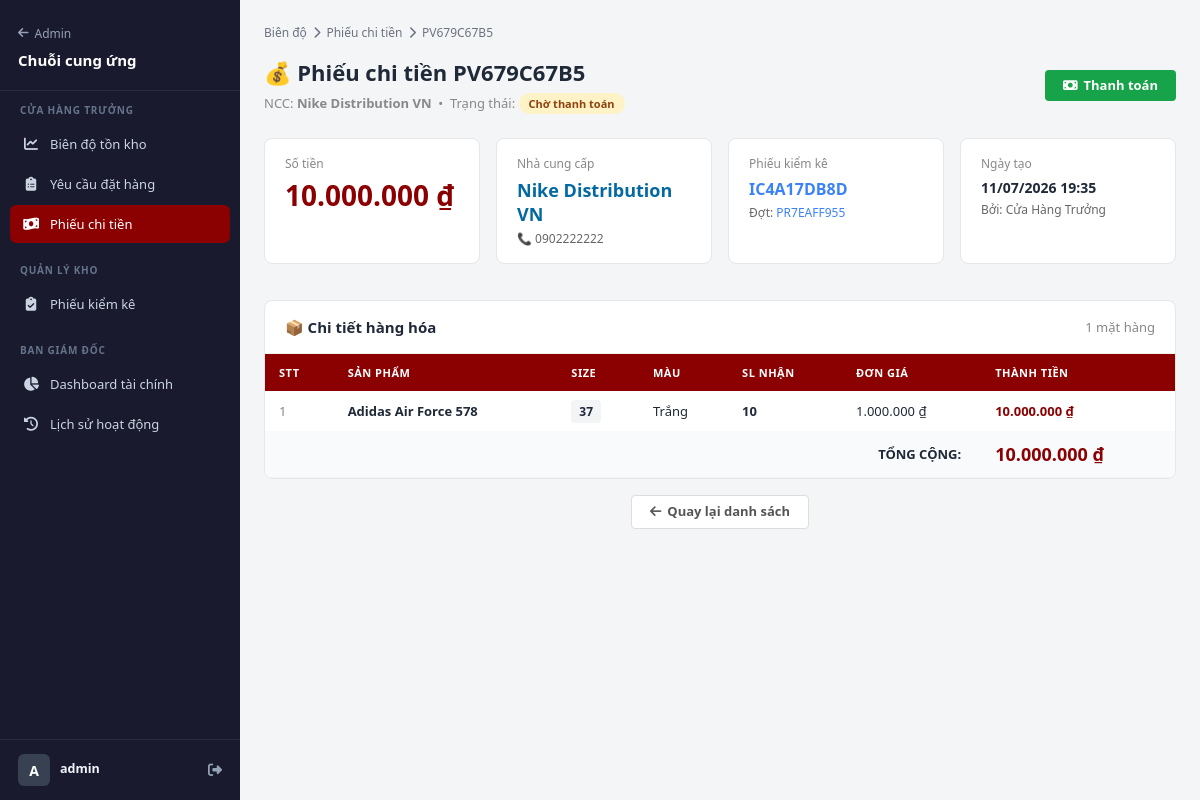
The page /supply/payment-vouchers/10/ (signed in) on the database as committed earlier.
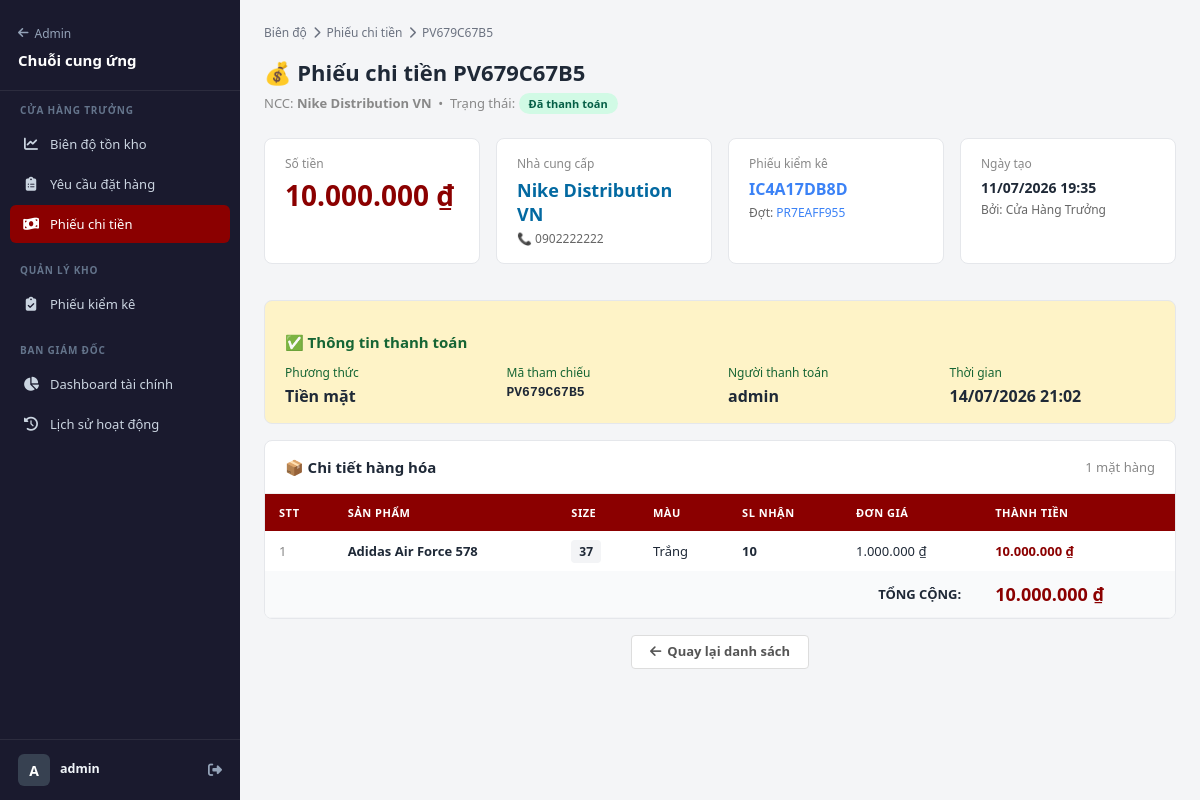
The same page on the database as committed later.
### apps/products/supply_models.py (models this page shows, shortened)
class PaymentVoucher(models.Model):
    class Status(models.TextChoices):
        PENDING  = 'pending',  'Chờ thanh toán'
        PAID     = 'paid',     'Đã thanh toán'
        CANCELLED = 'cancelled', 'Đã hủy'
    inventory_check  = models.OneToOneField(
        InventoryCheck, on_delete=models.CASCADE,
        related_name='payment_voucher', verbose_name='Phiếu kiểm kê'
    )
    code             = models.CharField(max_length=20, unique=True, blank=True, verbose_name='Mã phiếu chi')
    supplier         = models.ForeignKey(Supplier, on_delete=models.CASCADE, verbose_name='Nhà cung cấp')
    amount           = models.DecimalField(max_digits=15, decimal_places=0, verbose_name='Số tiền')
    status           = models.CharField(max_length=20, choices=Status.choices, default=Status.PENDING)
    payment_method   = models.CharField(max_length=100, blank=True, verbose_name='Phương thức thanh toán')
    payment_ref      = models.CharField(max_length=200, blank=True, verbose_name='Mã tham chiếu')
    created_by       = models.ForeignKey(
        settings.AUTH_USER_MODEL, on_delete=models.SET_NULL,
        null=True, blank=True, related_name='created_payment_vouchers'
    )
    paid_by          = models.ForeignKey(
        settings.AUTH_USER_MODEL, on_delete=models.SET_NULL,
        null=True, blank=True, related_name='paid_payment_vouchers',
        verbose_name='Người thanh toán'
    )
    paid_at          = models.DateTimeField(null=True, blank=True, verbose_name='Thời gian thanh toán')
    note             = models.TextField(blank=True, verbose_name='Ghi chú')
    created_at       = models.DateTimeField(auto_now_add=True)
    updated_at       = models.DateTimeField(auto_now=True)
    class Meta:
        verbose_name = 'Phiếu chi tiền NCC'
        verbose_name_plural = 'Phiếu chi tiền NCC'
        ordering = ['-created_at']

class Supplier(models.Model):
    name         = models.CharField(max_length=200, verbose_name='Tên NCC')
    contact_name = models.CharField(max_length=100, blank=True, verbose_name='Người liên hệ')
    phone        = models.CharField(max_length=20, blank=True)
    email        = models.EmailField(blank=True)
    address      = models.TextField(blank=True)
    note         = models.TextField(blank=True)
    is_active    = models.BooleanField(default=True)
    user         = models.OneToOneField(
        settings.AUTH_USER_MODEL, on_delete=models.SET_NULL,
        null=True, blank=True, related_name='supplier_profile',
        verbose_name='Tài khoản đăng nhập NCC',
    )
    created_at   = models.DateTimeField(auto_now_add=True)
    class Meta:
        verbose_name = 'Nhà cung cấp'
        verbose_name_plural = 'Nhà cung cấp'
        ordering = ['name']

class InventoryCheck(models.Model):
    class Status(models.TextChoices):
        PENDING   = 'pending',   'Chờ kiểm tra'
        CHECKING  = 'checking',  'Đang kiểm'
        COMPLETED = 'completed', 'Hoàn thành'
        APPROVED  = 'approved',  'Đã duyệt'
        REJECTED  = 'rejected',  'Từ chối'
    purchase_request = models.OneToOneField(
        PurchaseRequest, on_delete=models.CASCADE,
        related_name='inventory_check', verbose_name='Đợt đặt hàng'
    )
    code             = models.CharField(max_length=20, unique=True, blank=True, verbose_name='Mã phiếu')
    status           = models.CharField(max_length=20, choices=Status.choices, default=Status.PENDING)
    checker          = models.ForeignKey(
        settings.AUTH_USER_MODEL, on_delete=models.SET_NULL,
        null=True, blank=True, related_name='inventory_checks',
        verbose_name='Người kiểm kê'
    )
    checked_at       = models.DateTimeField(null=True, blank=True, verbose_name='Thời gian kiểm')
    approved_by      = models.ForeignKey(
        settings.AUTH_USER_MODEL, on_delete=models.SET_NULL,
        null=True, blank=True, related_name='approved_inventory_checks',
        verbose_name='Người duyệt'
    )
    approved_at      = models.DateTimeField(null=True, blank=True, verbose_name='Thời gian duyệt')
    note             = models.TextField(blank=True, verbose_name='Ghi chú chung')
    rejection_reason = models.TextField(blank=True, verbose_name='Lý do từ chối')
    total_amount     = models.DecimalField(
        max_digits=15, decimal_places=0, default=0,
        verbose_name='Tổng tiền thanh toán'
    )
    created_at       = models.DateTimeField(auto_now_add=True)
    updated_at       = models.DateTimeField(auto_now=True)
    class Meta:
        verbose_name = 'Phiếu kiểm kê'
        verbose_name_plural = 'Phiếu kiểm kê'
        ordering = ['-created_at']
        permissions = [
            ('can_check_inventory', 'Có thể kiểm kê hàng'),
            ('can_approve_inventory', 'Có thể duyệt phiếu kiểm kê'),
        ]

class PurchaseRequest(models.Model):
    class Status(models.TextChoices):
        DRAFT       = 'draft',       'Bản nháp'
        SENT        = 'sent',        'Đã gửi NCC'
        QUOTED      = 'quoted',      'NCC đã báo giá'
        APPROVED    = 'approved',    'Đã duyệt NCC'           # Phiếu kiểm kê được tạo tự động
        SHIPPED     = 'shipped',     'NCC đã giao hàng'       # (Deprecated - không dùng nữa)
        IN_CHECKING = 'in_checking', 'Đang kiểm kê'
        CHECKED     = 'checked',     'Đã kiểm kê'             # Đã duyệt phiếu kiểm kê, đã cộng kho
        RECEIVED    = 'received',    'Đã nhận hàng & thanh toán'
        CANCELLED   = 'cancelled',   'Đã hủy'
    code       = models.CharField(max_length=20, unique=True, blank=True)
    title      = models.CharField(max_length=200, default='Đợt thu mua bổ sung tồn kho')
    status     = models.CharField(max_length=20, choices=Status.choices, default=Status.DRAFT)
    note       = models.TextField(blank=True)
    created_by = models.ForeignKey(
        settings.AUTH_USER_MODEL, on_delete=models.SET_NULL,
        null=True, blank=True, related_name='purchase_requests',
    )
    suppliers  = models.ManyToManyField(
        Supplier, blank=True, verbose_name='Gửi đến NCC',
    )
    approved_supplier = models.ForeignKey(
        Supplier, on_delete=models.SET_NULL, null=True, blank=True,
        related_name='approved_requests', verbose_name='NCC được chọn',
    )
    approved_by  = models.ForeignKey(
        settings.AUTH_USER_MODEL, on_delete=models.SET_NULL,
        null=True, blank=True, related_name='approved_requests',
    )
    approved_at  = models.DateTimeField(null=True, blank=True)
    deadline     = models.DateField(null=True, blank=True, verbose_name='Hạn báo giá')
    created_at   = models.DateTimeField(auto_now_add=True)
    updated_at   = models.DateTimeField(auto_now=True)
    class Meta:
        verbose_name = 'Đợt yêu cầu đặt hàng'
        verbose_name_plural = 'Đợt yêu cầu đặt hàng'
        ordering = ['-created_at']
        permissions = [
            ('can_approve_purchase', 'Có thể duyệt đặt hàng'),
            ('can_receive_goods',    'Có thể nhận hàng'),
        ]

### apps/products/supply_views.py (the view)
# urls.py: path('payment-vouchers/<int:pk>/', v.payment_voucher_detail, name='payment_voucher_detail'),
@login_required
def payment_voucher_detail(request, pk):
    if not is_store_manager(request.user):
        messages.error(request, "Bạn không có quyền truy cập.")
        return redirect("admin:index")
    voucher = get_object_or_404(
        PaymentVoucher.objects.select_related(
            "supplier",
            "inventory_check",
            "inventory_check__purchase_request",
            "created_by",
            "paid_by",
        ),
        pk=pk,
    )
    items = voucher.inventory_check.items.select_related(
        "variant", "variant__product", "variant__size", "variant__color"
    )
    context = {
        "voucher": voucher,
        "items": items,
    }
    return render(request, "supply/payment_voucher_detail.html", context)

### apps/cart/context_processors.py (called while the page is built)
def cart_count(request):
    if request.user.is_authenticated:
        total_items = get_user_cart_item_count(request.user)
    else:
        cart = get_session_cart(request.session)
        total_items = sum(int(item.get('quantity', 0)) for item in cart.values())
    return {'cart_count': total_items}

### apps/cart/services.py (called while the page is built)
def get_user_cart_item_count(user):
    cart = Cart.objects.filter(user=user).first()
    if not cart:
        return 0
    return sum(item.quantity for item in cart.items.all())

### apps/products/context_processors.py (called while the page is built)
def navigation_data(request):
    return {
        'categories': Category.objects.filter(is_active=True).order_by('name'),
        'brands': Brand.objects.filter(is_active=True).order_by('name'),
    }

### apps/products/supply_admin_paths.py (called while the page is built)
def supply_path(name, pk=None):
    key = SUPPLY_ALIASES.get(name, name)
    path = SUPPLY_PATHS.get(key, "/supply/")
    if pk is not None and "{pk}" in path:
        return path.format(pk=pk)
    return path

### apps/products/supply_permissions.py (called while the page is built)
def is_in_group(user, group_name):
    if not user.is_authenticated:
        return False
    return user.groups.filter(name=group_name).exists()

### apps/products/templatetags/format_money.py (called while the page is built)
@register.filter
def vnd(value):
    try:
        value = int(value)
        return f"{value:,} ₫".replace(",", ".")
    except:
        return value

### templates/supply/payment_voucher_detail.html (shortened to what the changed rows need)
{% extends 'supply/base_supply.html' %}
{% load format_money supply_admin %}
{% block supply_content %}
<nav class="supply-breadcrumb">
    <a href="{% supply_url 'analytics' %}">Biên độ</a>
    <i class="fas fa-chevron-right"></i>
    <a href="{% supply_url 'payment_voucher_list' %}">Phiếu chi tiền</a>
    <i class="fas fa-chevron-right"></i>
    <span>{{ voucher.code }}</span>
</nav>
<div class="supply-header">
    <div>
        <h1 class="supply-title">💰 Phiếu chi tiền {{ voucher.code }}</h1>
        <div style="margin-top:6px;font-size:13px;color:#888;">
            NCC: <strong>{{ voucher.supplier.name }}</strong>
            &nbsp;•&nbsp;
            Trạng thái: <span class="badge badge-{{ voucher.status }}">{{ voucher.get_status_display }}</span>
        </div>
    </div>
    <div style="display:flex;gap:10px;flex-wrap:wrap;">
        {% if voucher.status == 'pending' %}
        <a href="{% supply_url 'mark_payment_paid' voucher.pk %}" class="btn-green">
            <i class="fas fa-money-bill"></i> Thanh toán
        </a>
        {% endif %}
    </div>
</div>
<div style="display:grid;grid-template-columns:repeat(auto-fit,minmax(200px,1fr));gap:16px;margin-bottom:20px;">
    <div class="s-card">
        <div class="s-card-body">
            <div style="font-size:12px;color:#888;margin-bottom:4px;">Số tiền</div>
            <div style="font-size:28px;font-weight:700;color:#8b0000;">{{ voucher.amount|vnd }}</div>
        </div>
    </div>
    <div class="s-card">
        <div class="s-card-body">
            <div style="font-size:12px;color:#888;margin-bottom:4px;">Nhà cung cấp</div>
            <div style="font-size:18px;font-weight:700;color:#0369a1;margin-top:6px;">{{ voucher.supplier.name }}</div>
            {% if voucher.supplier.phone %}
            <div style="font-size:12px;color:#666;margin-top:4px;">📞 {{ voucher.supplier.phone }}</div>
            {% endif %}
        </div>
    </div>
    <div class="s-card">
        <div class="s-card-body">
            <div style="margin-top:6px;">
                {% if supply_is_warehouse_manager %}
                <a href="{% supply_url 'inventory_check_detail' voucher.inventory_check.pk %}"
                   style="color:#3b82f6;font-weight:600;text-decoration:none;">
                    {{ voucher.inventory_check.code }}
                </a>
                {% else %}
                <span style="color:#111827;font-weight:600;">{{ voucher.inventory_check.code }}</span>
                {% endif %}
            </div>
            <div style="font-size:12px;color:#666;margin-top:4px;">
                Đợt:
                <a href="{% supply_url 'request_detail' voucher.inventory_check.purchase_request.pk %}"
                   style="color:#3b82f6;text-decoration:none;">
                    {{ voucher.inventory_check.purchase_request.code }}
                </a>
            </div>
        </div>
    </div>
    <div class="s-card">
        <div class="s-card-body">
            <div style="font-size:12px;color:#888;margin-bottom:4px;">Ngày tạo</div>
            <div style="font-size:14px;font-weight:600;margin-top:6px;">{{ voucher.created_at|date:"d/m/Y H:i" }}</div>
            {% if voucher.created_by %}
            <div style="font-size:12px;color:#666;margin-top:4px;">
                Bởi: {{ voucher.created_by.get_full_name|default:voucher.created_by.username }}
            </div>
            {% endif %}
        </div>
    </div>
</div>
{% if voucher.status == 'paid' %}
<div class="s-card" style="margin-bottom:16px;background:#fef3c7;">
    <div class="s-card-body">
        <h3 style="font-size:15px;font-weight:700;color:#166534;margin-bottom:12px;">
            ✅ Thông tin thanh toán
        </h3>
        <div style="display:grid;grid-template-columns:repeat(auto-fit,minmax(200px,1fr));gap:16px;">
            <div>
                <div style="font-size:12px;color:#166534;margin-bottom:4px;">Phương thức</div>
                <div style="font-weight:600;">{{ voucher.payment_method|default:"—" }}</div>
            </div>
            <div>
                <div style="font-size:12px;color:#166534;margin-bottom:4px;">Mã tham chiếu</div>
                <div style="font-weight:600;font-family:monospace;">{{ voucher.payment_ref|default:"—" }}</div>
            </div>
            <div>
                <div style="font-size:12px;color:#166534;margin-bottom:4px;">Người thanh toán</div>
                <div style="font-weight:600;">{{ voucher.paid_by.get_full_name|default:voucher.paid_by.username }}</div>
            </div>
            <div>
                <div style="font-size:12px;color:#166534;margin-bottom:4px;">Thời gian</div>
                <div style="font-weight:600;">{{ voucher.paid_at|date:"d/m/Y H:i" }}</div>
            </div>
        </div>
    </div>
</div>
{% endif %}
<div class="s-card">
    <div style="overflow-x:auto;">
        <table class="s-table">
            <thead>
                <tr>
                    <th>STT</th>
                    <th>Sản phẩm</th>
                    <th>Size</th>
                    <th>Màu</th>
                    <th>SL nhận</th>
                    <th>Đơn giá</th>
                    <th>Thành tiền</th>
                </tr>
            </thead>
            <tfoot>
                <tr style="background:#f9fafb;font-weight:700;">
                    <td colspan="6" style="text-align:right;padding-right:20px;">TỔNG CỘNG:</td>
                    <td style="color:#8b0000;font-size:18px;">{{ voucher.amount|vnd }}</td>
                </tr>
            </tfoot>
        </table>
    </div>
</div>
{% endblock %}

Rows that differ between the two databases and show on the page:
changed PaymentVoucher "PV679C67B5": status "Chờ thanh toán" → "Đã thanh toán"; payment_method (not shown) → "Tiền mặt"; payment_ref (not shown) → "PV679C67B5"; paid_by.get_full_name (not shown) → "admin"; paid_at (not shown) → "14/07/2026 21:02"
Other text that changed with them:
text no longer shown: "Thanh toán"
text now shown: "✅ Thông tin thanh toán Phương thức Mã tham chiếu Người thanh toán Thời gian"
